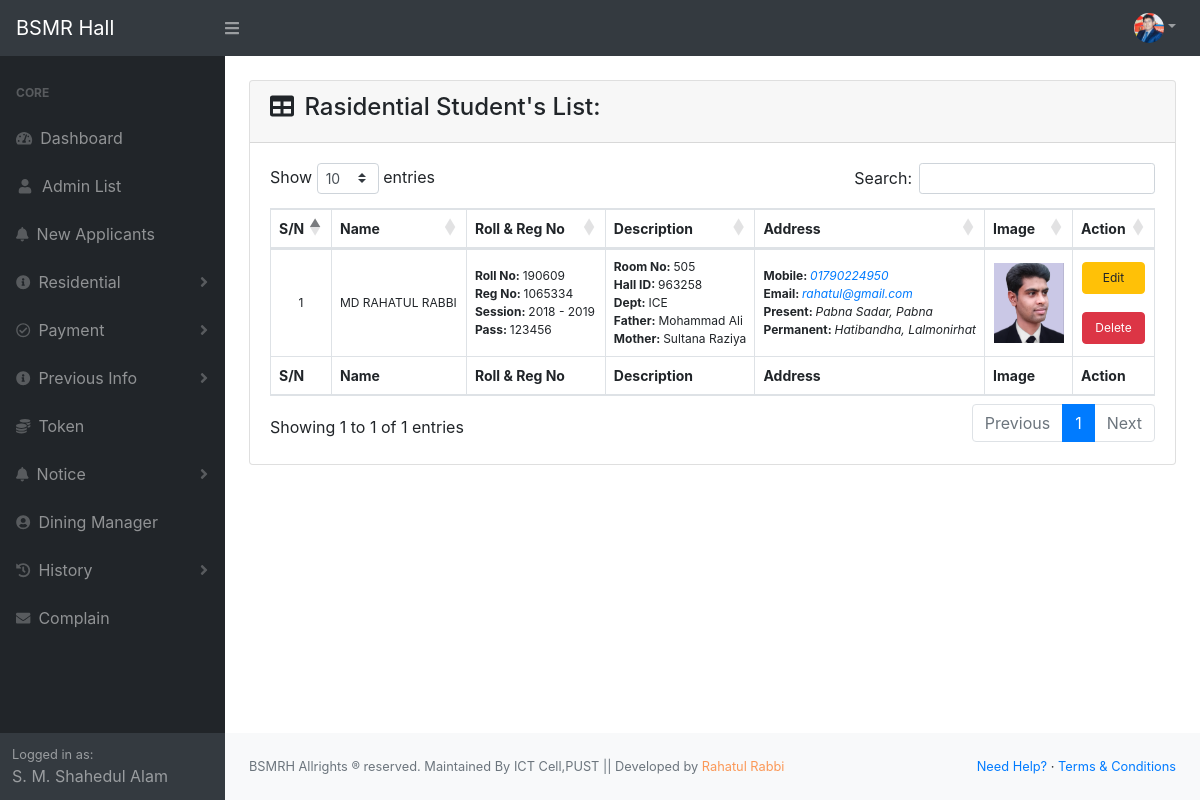
The app's page /bsmrhall/admin/residential_list.php (signed in) with its own data.
### tables this page shows
CREATE TABLE `nonresidential_info` (
  `non_r_id` int(255) NOT NULL,
  `non_r_name` text NOT NULL,
  `non_r_roll` int(255) NOT NULL,
  `non_r_reg` int(255) NOT NULL,
  `non_r_pass` varchar(100) NOT NULL,
  `non_r_session` int(255) NOT NULL,
  `non_r_dept` text NOT NULL,
  `non_r_rm` int(255) NOT NULL,
  `non_r_hall_id` int(255) NOT NULL,
  `non_r_fname` text NOT NULL,
  `non_r_mname` text NOT NULL,
  `non_r_email` varchar(50) NOT NULL,
  `non_r_birth` date DEFAULT NULL,
  `non_r_pre_address` varchar(255) NOT NULL,
  `non_r_per_address` varchar(255) NOT NULL,
  `non_r_mob` text NOT NULL,
  `book_num` int(255) NOT NULL,
  `non_r_receipt` int(255) NOT NULL,
  `non_r_fee` int(255) NOT NULL,
  `non_r_start` date NOT NULL,
  `non_r_img` varchar(100) NOT NULL,
  `non_r_status` text NOT NULL
);

### bsmrhall/admin/residential_list.php (called while the page is built, shortened)
<?php
include 'template.php';

### bsmrhall/admin/class/function.php (called while the page is built, shortened)
<?php
class std_list_project
{
    private $conn, $preconn;
    public function __CONSTRUCT()
    {
        $bdhost        = "localhost";
        $dbuser        = "root";
        $dbpassword    = "";
        $dbname        = "student_info";
        $this->conn    = mysqli_connect( $bdhost, $dbuser, $dbpassword, $dbname );
    }
    public function display_residential_info()
    {
        $display_r_query = "SELECT * FROM nonresidential_info WHERE non_r_status='Residential' ORDER BY non_r_roll ASC";
        $display_r_info  = mysqli_query( $this->conn, $display_r_query );
        if ( isset( $display_r_info ) ) {
            return $display_r_info;
        }
    }
}

### bsmrhall/admin/view/residential_list_view.php (the view, shortened to what this page needs)
<?php
    $non_r_info = $obj->display_residential_info();
?>
<br>
<div class="card mb-4">
    <div class="card-header">
        <h4>
            <i class="fas fa-table mr-1"></i> Rasidential Student's List:
        </h4>
    </div>
    <div class="card-body">
        <div class="table-responsive">
            <table class="table table-bordered vertical_align" id="dataTable" width="100%" cellspacing="0">
                <thead>
                    <tr>
                        <th scope="col">S/N</th>
                        <th scope="col">Name</th>
                        <th scope="col">Roll & Reg No</th>
                        <th scope="col">Description</th>
                        <th scope="col">Address</th>
                        <th scope="col">Image</th>
                        <?php if ( $_SESSION['admin_status'] == "Provost" || $_SESSION['admin_status'] == "Assistant Provost" ) {?>
                        <th scope="col">Action</th>
                        <?php }?>
                    </tr>
                </thead>
                <tfoot>
                    <tr>
                        <th scope="col">S/N</th>
                        <th scope="col">Name</th>
                        <th scope="col">Roll & Reg No</th>
                        <th scope="col">Description</th>
                        <th scope="col">Address</th>
                        <th scope="col">Image</th>
                        <?php if ( $_SESSION['admin_status'] == "Provost" || $_SESSION['admin_status'] == "Assistant Provost" ) {?>
                        <th scope="col">Action</th>
                        <?php }?>
                    </tr>
                </tfoot>
                <tbody>
                    <?php $count = 1;while ( $info = mysqli_fetch_assoc( $non_r_info ) ) {?>
                    <tr>
                        <td><?php echo $count++; ?></td>
                        <td style="text-align:left"><?php echo $info['non_r_name']; ?></td>
                        <td style="text-align:left">
                            <b>Roll No: </b><?php echo $info['non_r_roll']; ?>
                            <br>
                            <b>Reg No: </b><?php echo $info['non_r_reg']; ?>
                            <br>
                            <b>Session:
                            </b><?php echo $info['non_r_session'] . " - " . ( $info['non_r_session'] + 1 ); ?>
                            <br>
                            <b>Pass: </b><?php echo $info['non_r_pass']; ?>
                        </td>
                        <td style="text-align:left;white-space: normal;">
                            <b>Room No: </b><?php echo $info['non_r_rm']; ?>
                            <br>
                            <b>Hall ID: </b><?php echo $info['non_r_hall_id']; ?>
                            <br>
                            <b>Dept: </b><?php echo $info['non_r_dept']; ?>
                            <br>
                            <b>Father: </b><?php echo $info['non_r_fname']; ?>
                            <br>
                            <b>Mother: </b><?php echo $info['non_r_mname']; ?>
                        </td>
                        <td style="text-align:left;">
                            <?php
                            if ( $_SESSION['admin_status'] == "Provost" || $_SESSION['admin_status'] == "Assistant Provost" ) {?>
                            <b>Mobile: </b><i><a
                                    href="tel:<?php echo $info['non_r_mob']; ?>"><?php echo $info['non_r_mob']; ?></a></i>
                            <br>
                            <b>Email: </b><i><a
                                    href="mailto:<?php echo $info['non_r_email']; ?>"><?php echo $info['non_r_email']; ?></a></i>
                            <br>
                            <?php }?>
                            <b>Present: </b><i
                                style="white-space: normal;"><?php echo $info['non_r_pre_address']; ?></i>
                            <br>
                            <b>Permanent: </b><i
                                style="white-space: normal;"><?php echo $info['non_r_per_address']; ?></i>
                        </td>
                        <td><img src="../pdf/uploads/<?php echo $info['non_r_img']; ?>" height="80px" width="70px"
                                alt="Not Found"></td>
                        <?php if ( $_SESSION['admin_status'] == "Provost" || $_SESSION['admin_status'] == "Assistant Provost" ) {?>
                        <td method='post'>
                            <a href="residential_update.php?status=r_update&&id=<?php echo $info['non_r_id']; ?>"
                                class="btn btn-warning" name="r_update_btn"
                                style="text-transform: none;padding-right:20px;padding-left:20px;">Edit</a>
                            <div></div><br>
                            <button type="button" class="btn btn-danger deletebtn"> Delete </button>
                        </td>
                        <?php }?>
                    </tr>
                    <?php }?>
                </tbody>
            </table>
        </div>
    </div>
</div>

### bsmrhall/admin/include/head.php (style rules this page uses)
td, tr { white-space: nowrap; text-align: center; font-size: 12px; padding: 0px; margin: 0px; }
.vertical_align td { vertical-align: middle; }
.vertical_align th { vertical-align: middle; }
tr>th { border: 1px solid #dee2e6; }
.btn { font-size: 12px; }
th { font-size: 14px; }

### records on screen
nonresidential_info: non_r_name "MD RAHATUL RABBI", non_r_roll "190609", non_r_reg "1065334", non_r_session "2018", $info['non_r_session'] + 1 "2019", non_r_pass "123456", non_r_rm "505", non_r_hall "963258", non_r_dept "ICE", non_r_fname "Mohammad Ali", non_r_mname "Sultana Raziya", non_r_mob "01790224950", non_r_email "rahatul@gmail.com", non_r_pre_address "Pabna Sadar, Pabna", non_r_per_address "Hatibandha, Lalmonirhat", non_r_img (picture)

### other values on screen
$_SESSION['admin_name'] "S. M. Shahedul Alam"
